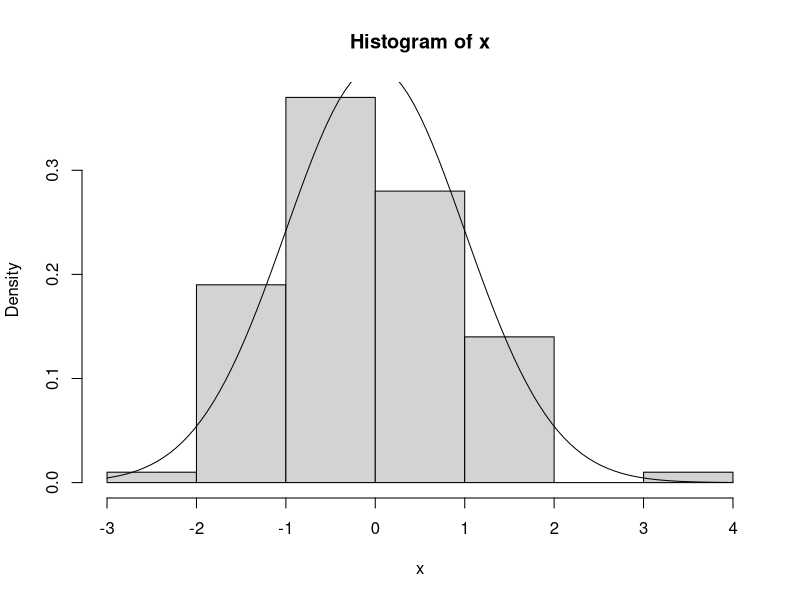
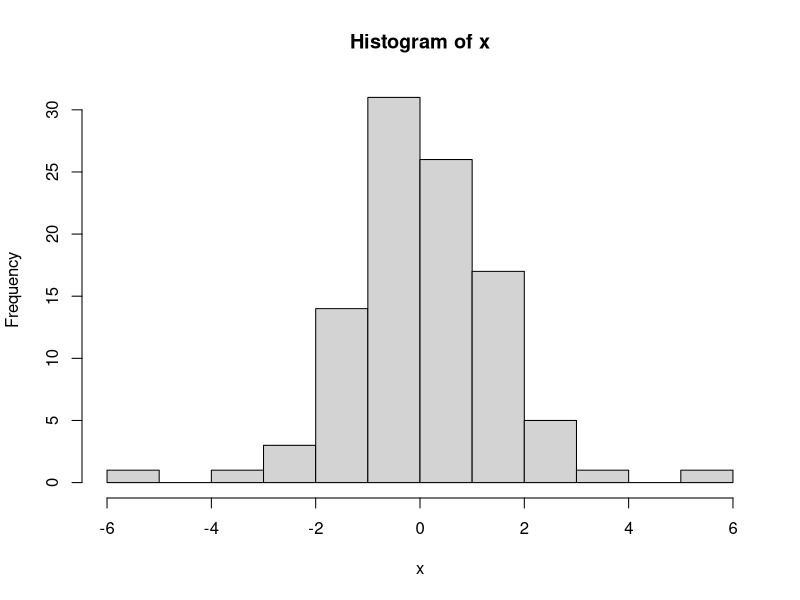
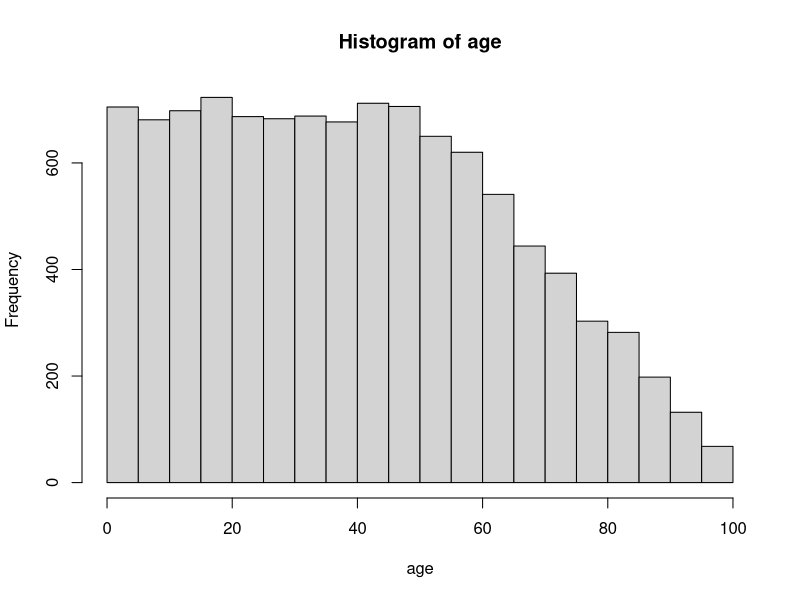
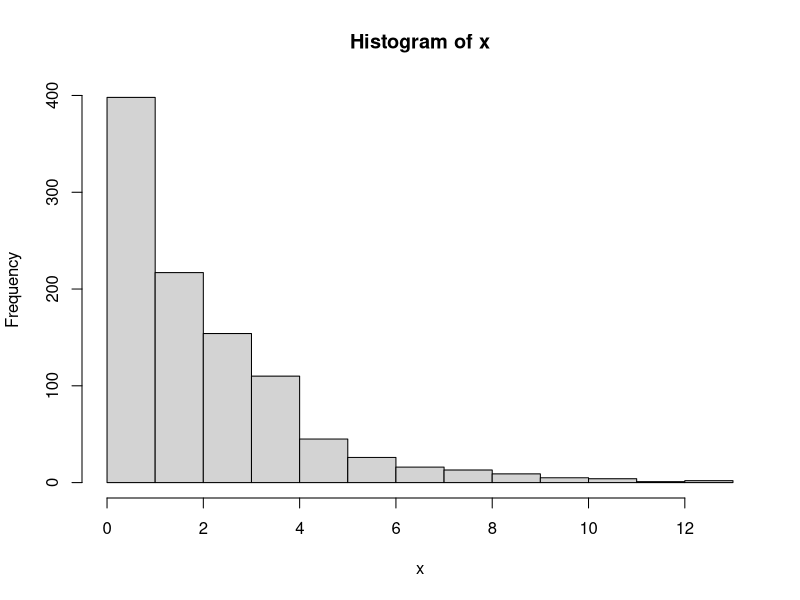

Generate these figures, in order, with R:
# Lecture 4 R Script

x = sample(1:100, size=20)
x

sample(1:1000,5)

x=sample(1:6, 23, replace=T)
table(x)

age=sample(20:25, 20, replace=T)
age
sex=sample(c("M","F"),size=20, replace=T)
sex

table(age)
table(sex)
table(age, sex)

rnorm(n=35, mean=50, sd=10)
x=rnorm(100,10,1)
x=round(rnorm(n=100,mean=10,sd=1))

pnorm(q=6, mean=10, sd=2)
1-pnorm(q=6, mean=10, sd=2)
pnorm(q=6, mean=10, sd=2, lower.tail=F)
pnorm(1) - pnorm(-1)
pnorm(12, 10,2) - pnorm(8,10,2)
pnorm(2) - pnorm(-2)
qnorm(0.25, mean=33, sd=5)
qnorm(.95)
qnorm(.05)
qnorm(.995)
qnorm(.005)

x=rnorm(100)
hist(x, freq=F)
curve(dnorm(x), add=T)
runif(n=25, min=0, max=10) 
## samples 25 points between 0 and 10
x=rt(100,df=5)
hist(x)
pt(4,df=5)

## Lab 4


#  CSSS 508
#  Lab 4 - sampling

## Run the following code to create the ages and IDs of a
## population of size 10,591 from which you will draw a sample.

n=10591
id = 1:n
age = sample(1:100, n, replace=T, prob=c(rep(1,49), seq(1,.05,by = -.019)))
sex = sample(c("M","F"), n, replace=T)
race = sample(c("Black","White","Asian","Hispanic","Native Am"),
	 n, replace=T,prob=c(.05,.9,.02, .025,.005))
hist(age)

## Tabulate age, sex, and age by sex.
table(age)
table(sex)
table(age,sex)

## Create a Boolean variable called "child", which is true when age<=18
## and false when age>18
child=age<=18
table(child)

## Combine these variables into a data frame and summarize it.
dat = data.frame(id,age,sex,race,child)
summary(dat)
dim(dat)

## Draw a random sample of size 100 from this population.
s=sample(id,100) 
dat[s,]

## Now draw a weighted sample of size 100, where children (18 and under)
## are twice as likely to be sampled as adults.
## Hint: first create a "probability weight" vector which is 2 for kids
## and 1 for adults.  Then send this as a parameter to the sample function
## Store the IDs of your sample in a vector.

weight = child+1  # Recall that R treats TRUE as 1 and FALSE as 0.
table(weight)
table(weight,child)

s2 = sample(id, 100, prob=weight)

## For your sample, tabulate child, sex, race, and child by race.
table(child[s2])
table(sex[s2])
table(race[s2])
table(child[s2],race[s2])

## Chi-squared distribution
## The chi-squared distribution is used for many statistical tests.
## The functions pchisq, qchisq, rchisq, and dchisq can be used for 
## computations.

# type ?rchisq.  What parameter(s) does this distribution take?
?rchisq

## df = degrees of freedom, ncp = noncentrality parameter (optional)

# Draw a sample of size 1000 from a chi-square distribution with 
# degrees of freedom = 2.

x=rchisq(1000,df=2)

# Make a histogram of your sample.
hist(x)

# The Chi-square distribution is used to test whether one model fits
# better than another.  You compute the chi-squared test statistic 
# and compare it to the chi-squared distribution.  Supposed your
# test statistic is 6.27.

# If X follows a chi-squared distribution with 3 degrees of freedom
# what is the probability that X is greater than 6.27?  This is the p-value.

pchisq(6.27,df=3,lower.tail=F)

# What test statistic value do you need for a p-value of 0.05 or less?

qchisq(0.05, df=3, lower.tail=F)

## Test it:
pchisq(7.81, df=3, lower.tail=F)
pchisq(7.9, df=3, lower.tail=F)
pchisq(7.7, df=3, lower.tail=F)

## We need a statistic value of 7.81 or higher.
